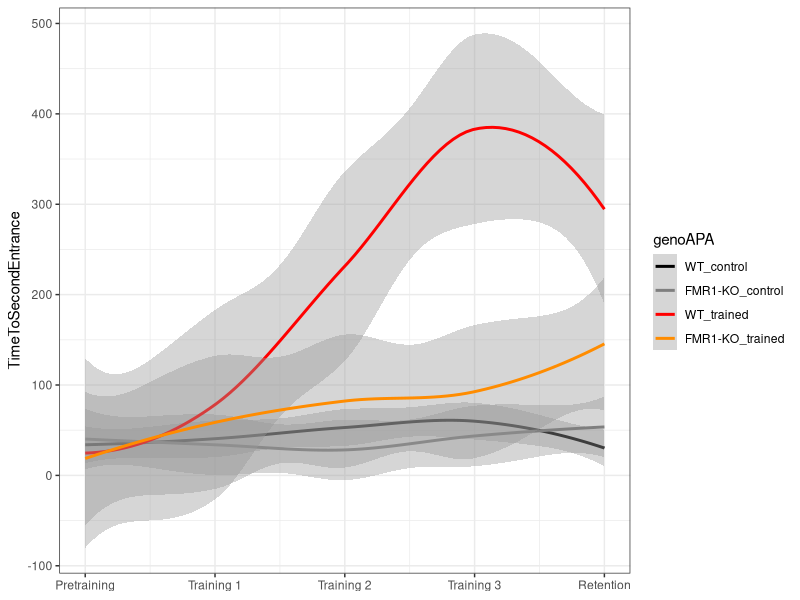
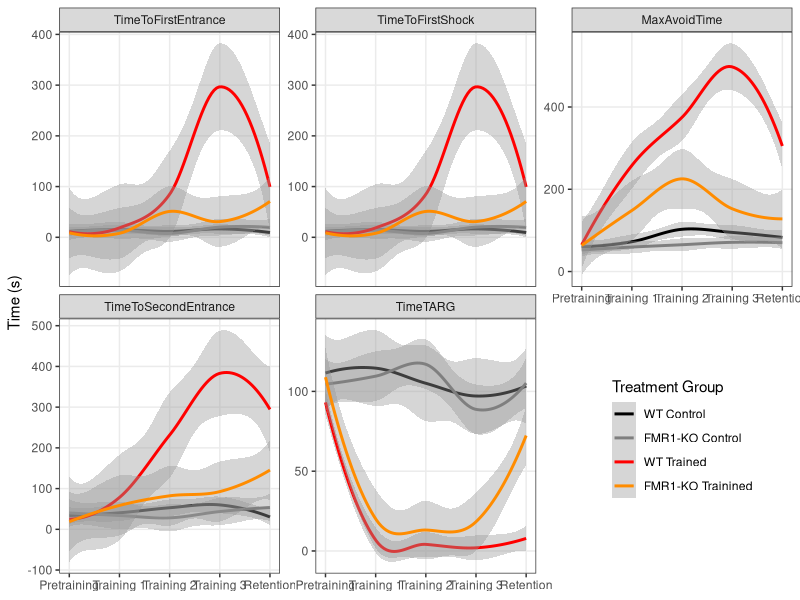
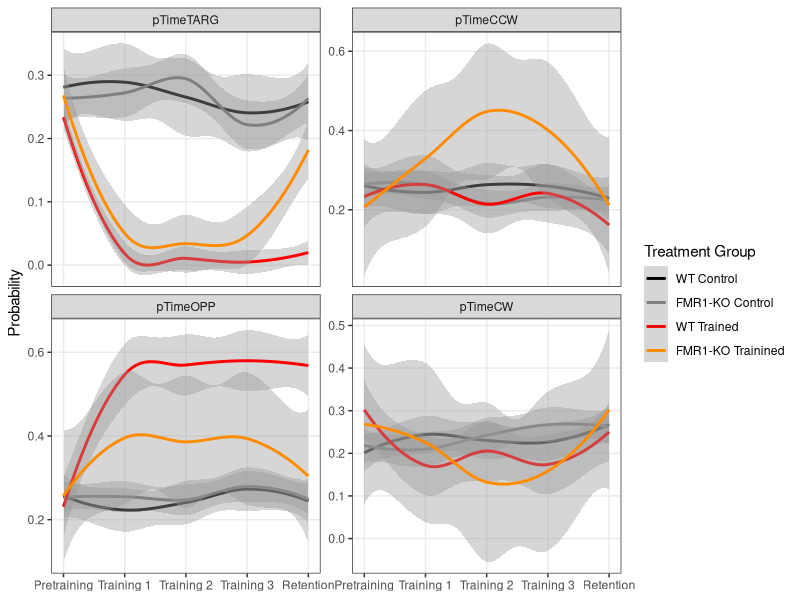
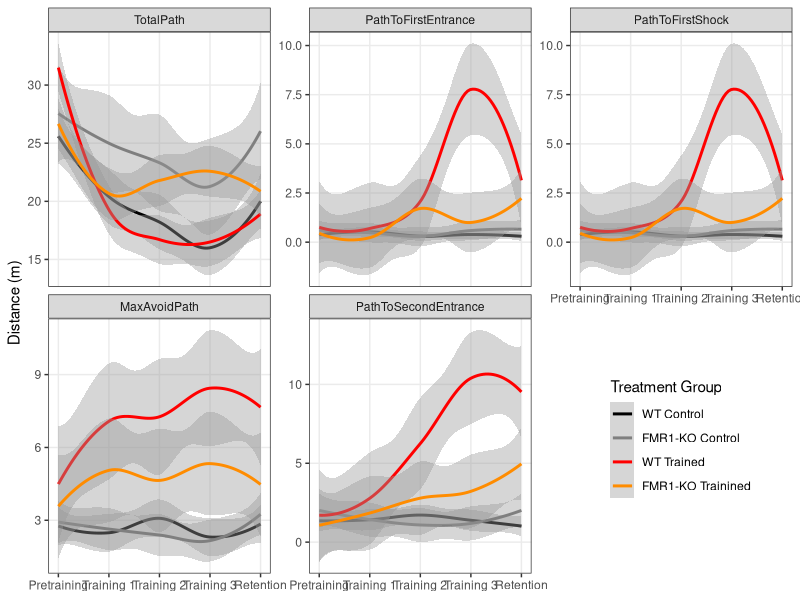
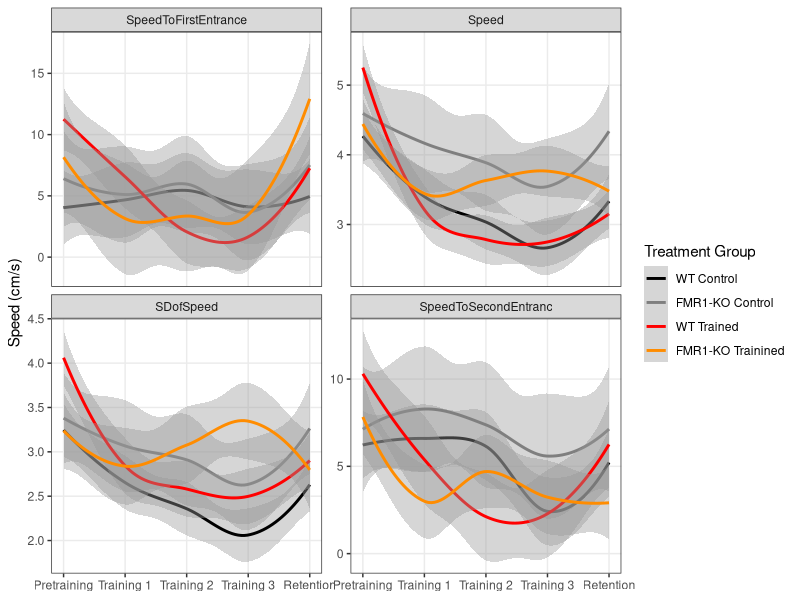
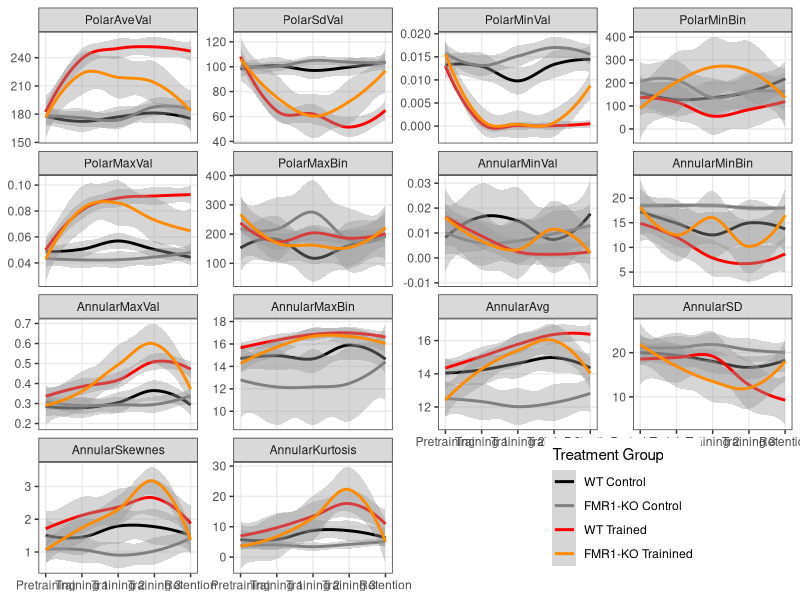
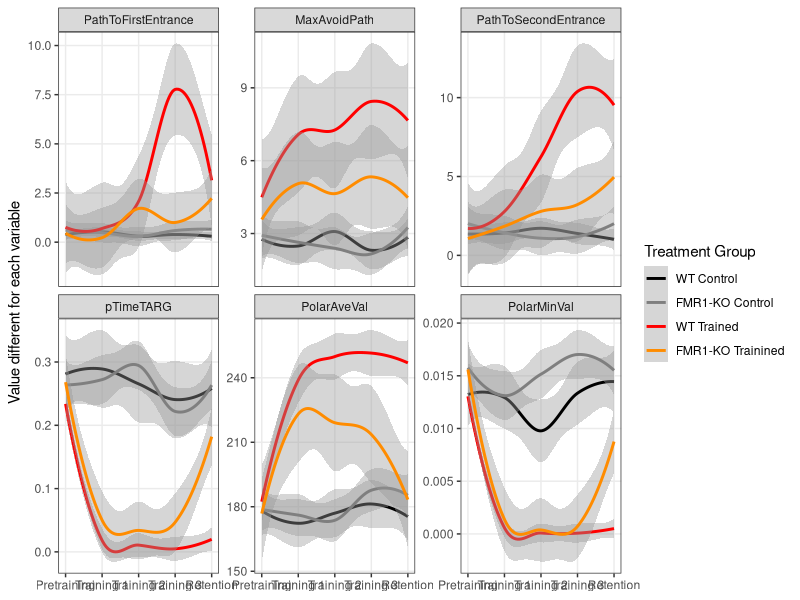
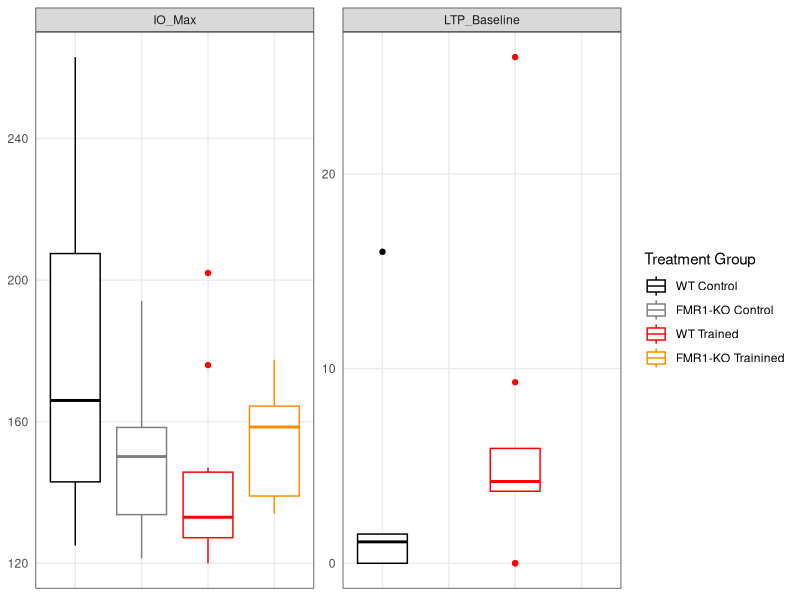

The R source for these figures, in order: (Note: this script raises an error after producing the figures.)
# Part 1: Reading and analyzing beahvior and physiology data

## load libraries -----
library(dplyr) ## for filtering and selecting rows
library(plyr) ## for renmaing factors
library(ggplot2) ## for awesome plots!
library(reshape2) #@ for melting dataframe
library(ggdendro) ## for dendrograms!!

## wrangle the raw wt and fmr1 dataframes ----

## read the data 
setwd("~/Github/qPCR-mouse/Rayna/2013/data")
wt <- read.csv("01_WTbehavephys.csv", header=TRUE, stringsAsFactors = FALSE, na.strings = c("", "ND", "N/A"))
fmr1 <- read.csv("01_FMR1behavephys.csv", header=TRUE, stringsAsFactors = FALSE, na.strings = c("", "ND", "N/A"))

## fixing columns both fmr1 and wt are as equivilent as possible
wt$filename <- as.character(paste(wt$filename, wt$X, sep="_")) ## mgerge 2 columns 

## delete obsolete columns
wt$X <- NULL 
wt$X.1 <- NULL
fmr1$X <- NULL
wt$next. <- NULL
fmr1$next. <- NULL
fmr1$PopSpike.max........mV. <- NA  ## add column
fmr1$PospSpike.Probability <- NA  ## add column
fmr1 <- fmr1[-c(75:80), ] ## removing rows
names(wt)
names(fmr1)


## create ind column with a animal name that matches qpcr (e.g "FMR1 AB" or "BL 19")
wt$ind <- wt$filename
head(wt$ind)
wt$ind <- gsub("[[:blank:]]*bl", "BL ", wt$ind) ##removed blank space then changes bl1... to BL 1...
wt$ind <- gsub("D[[:print:]]*", "", wt$ind) ## deletes the D (for Day) and everythign thereafter
wt$ind

fmr1$ind <- fmr1$filename
fmr1$ind <- gsub("RoomTrack_", "", fmr1$ind) ##remove RommTrack_"
fmr1$ind <- gsub("fmr1", "FMR1 ", fmr1$ind) ## changes to FMR1
fmr1$ind <- gsub("frm1", "FMR1 ", fmr1$ind) ## because one was typed wrong
fmr1$ind <- gsub("wildtype", "BL ", fmr1$ind) ## that one wildtype sample name
fmr1$ind <- gsub("_[ptr][[:print:]]*", "", fmr1$ind) ##deletes the rest of the filename
fmr1$ind

## rename columns
names(wt)[3] <- "TotalTime"
names(wt)[4] <- "TotalPath"
names(wt)[5] <- "Entrances"
names(wt)[6] <- "TimeToFirstEntrance"
names(wt)[7] <- "PathToFirstEntrance"
names(wt)[8] <- "SpeedToFirstEntrance"
names(wt)[9] <- "EntrancePerDistance"
names(wt)[10] <- "TotalShocks"
names(wt)[11] <- "TimeToFirstShock"
names(wt)[12] <- "PathToFirstShock"
names(wt)[13] <- "Speed"
names(wt)[14] <- "SDofSpeed"
names(wt)[15] <- "LineArity"
names(wt)[16] <- "MaxAvoidTime"
names(wt)[17] <- "MaxAvoidPath"
names(wt)[18] <- "TimeToSecondEntrance"
names(wt)[19] <- "PathToSecondEntrance"
names(wt)[20] <- "SpeedToSecondEntranc"
names(wt)[21] <- "TimeTARG"
names(wt)[22] <- "pTimeTARG"
names(wt)[23] <- "pTimeCCW"
names(wt)[24] <- "pTimeOPP"
names(wt)[25] <- "pTimeCW"
names(wt)[26] <- "RayleigLength"
names(wt)[27] <- "RayleigAngle"
names(wt)[28] <- "PolarAveVal"
names(wt)[29] <- "PolarSdVal"
names(wt)[30] <- "PolarMinVal"
names(wt)[31] <- "PolarMinBin"
names(wt)[32] <- "MinLoBin"
names(wt)[33] <- "MinHiBin"
names(wt)[34] <- "PolarMaxVal"
names(wt)[35] <- "PolarMaxBin"
names(wt)[36] <- "MaxLoBin"
names(wt)[37] <- "MaxHiBin"
names(wt)[38] <- "AnnularMinVal"
names(wt)[39] <- "AnnularMinBin"
names(wt)[40] <- "AnnularMaxVal"
names(wt)[41] <- "AnnularMaxBin"
names(wt)[42] <- "AnnularAvg"
names(wt)[43] <- "AnnularSD"
names(wt)[44] <- "AnnularSkewnes"
names(wt)[45] <- "AnnularKurtosis"
names(wt)[46] <- "ind_bad"
names(wt)[47] <- "genotype_bad"
names(wt)[48] <- "APA"
names(wt)[49] <- "TotalLocomotorActivity"
names(wt)[50] <- "LastLocomotorActivity"
names(wt)[51] <- "TotalPunishment"
names(wt)[53] <- "LastPunishment"
names(wt)[54] <- "LastTotalEntrances"
names(wt)[55] <- "T1Retention"
names(wt)[56] <- "T2Retention"
names(wt)[57] <- "IO_Max"
names(wt)[58] <- "LTP_Baseline"
names(wt)[59] <- "LTP_Baseline_SD"
names(wt) # check all good

## do same for fmr1
names(fmr1)[3] <- "TotalTime"
names(fmr1)[4] <- "TotalPath"
names(fmr1)[5] <- "Entrances"
names(fmr1)[6] <- "TimeToFirstEntrance"
names(fmr1)[7] <- "PathToFirstEntrance"
names(fmr1)[8] <- "SpeedToFirstEntrance"
names(fmr1)[9] <- "EntrancePerDistance"
names(fmr1)[10] <- "TotalShocks"
names(fmr1)[11] <- "TimeToFirstShock"
names(fmr1)[12] <- "PathToFirstShock"
names(fmr1)[13] <- "Speed"
names(fmr1)[14] <- "SDofSpeed"
names(fmr1)[15] <- "LineArity"
names(fmr1)[16] <- "MaxAvoidTime"
names(fmr1)[17] <- "MaxAvoidPath"
names(fmr1)[18] <- "TimeToSecondEntrance"
names(fmr1)[19] <- "PathToSecondEntrance"
names(fmr1)[20] <- "SpeedToSecondEntranc"
names(fmr1)[21] <- "TimeTARG"
names(fmr1)[22] <- "pTimeTARG"
names(fmr1)[23] <- "pTimeCCW"
names(fmr1)[24] <- "pTimeOPP"
names(fmr1)[25] <- "pTimeCW"
names(fmr1)[26] <- "RayleigLength"
names(fmr1)[27] <- "RayleigAngle"
names(fmr1)[28] <- "PolarAveVal"
names(fmr1)[29] <- "PolarSdVal"
names(fmr1)[30] <- "PolarMinVal"
names(fmr1)[31] <- "PolarMinBin"
names(fmr1)[32] <- "MinLoBin"
names(fmr1)[33] <- "MinHiBin"
names(fmr1)[34] <- "PolarMaxVal"
names(fmr1)[35] <- "PolarMaxBin"
names(fmr1)[36] <- "MaxLoBin"
names(fmr1)[37] <- "MaxHiBin"
names(fmr1)[38] <- "AnnularMinVal"
names(fmr1)[39] <- "AnnularMinBin"
names(fmr1)[40] <- "AnnularMaxVal"
names(fmr1)[41] <- "AnnularMaxBin"
names(fmr1)[42] <- "AnnularAvg"
names(fmr1)[43] <- "AnnularSD"
names(fmr1)[44] <- "AnnularSkewnes"
names(fmr1)[45] <- "AnnularKurtosis"
names(fmr1)[46] <- "ind_bad"
names(fmr1)[47] <- "genotype_bad"
names(fmr1)[48] <- "APA"
names(fmr1)[49] <- "TotalLocomotorActivity"
names(fmr1)[50] <- "LastLocomotorActivity"
names(fmr1)[51] <- "TotalPunishment"
names(fmr1)[53] <- "LastPunishment"
names(fmr1)[54] <- "LastTotalEntrances"
names(fmr1)[55] <- "T1Retention"
names(fmr1)[56] <- "T2Retention"
names(fmr1)[57] <- "IO_Max"
names(fmr1)[58] <- "LTP_Baseline"
names(fmr1)[59] <- "LTP_Baseline_SD"

## add columns genotype (easier for wt df than for fmr1 df)
wt$genotype <- as.factor("WT")
fmr1$genotype <- ifelse(grepl("fmr1|frm1",fmr1$filename),'FMR1-KO','WT')
fmr1$genotype <- as.factor(fmr1$genotype)

## binding, clearning, filtering, renaming, adding conditions ----

wtfmr1 <- rbind(wt, fmr1) ## combine the datasets into one
wtfmr1 <- filter(wtfmr1, grepl("Room", filename)) ## remove non-data rows
str(wtfmr1)

## making strings factors
wtfmr1$ind <- as.factor(wtfmr1$ind)  
wtfmr1$APA <- as.factor(wtfmr1$APA) 

## making a bunch of columns numeric
wtfmr1[, c(3:45, 49:56, 58:59)] <- sapply(wtfmr1[, c(3:45, 49:56, 58:59)], as.numeric)
str(wtfmr1)

## add column session with APA information
wtfmr1$session <- ifelse(grepl("pretraining|pretrain|Hab", wtfmr1$filename), "pretraining", 
                     ifelse(grepl("training1|Train1", wtfmr1$filename), "training1",
                            ifelse(grepl("training2|Train2", wtfmr1$filename), "training2",
                                   ifelse(grepl("training3|Train3", wtfmr1$filename), "training3",
                                          ifelse(grepl("retention|reten|Retest", wtfmr1$filename), "retention", "NA")))))
wtfmr1$session  ## check that all names good with no NAs                                 
wtfmr1$session <- as.factor(wtfmr1$session)  
wtfmr1$session <- factor(wtfmr1$session, levels = c("pretraining", "training1", "training2", "training3", "retention"))

### separate out the summary columns and clean up / wrangle ----
summary <- filter(wtfmr1, session == "retention")
summary <- summary[c(60:61,48,62,49:59,1)] #select and reorder columns, so animal first
names(summary)
str(summary)

## rename APA to match qpcr data
summary$APA <- revalue(summary$APA, c("untrained" = "control")) 
summary$APA <- factor(summary$APA, levels = c("control", "trained"))
summary$APA

## making a bunch of columns numeric
summary$IO_Max <- gsub("%", "", summary$IO_Max) #remove the percent sign
summary[, c(5:15)] <- sapply(summary[, c(5:15)], as.numeric)

## create genoAPA column
summary$genoAPA <- summary$genoAPA <- as.factor(paste(summary$genotype,summary$APA, sep="_"))
summary$genoAPA <- factor(summary$genoAPA, levels = c("WT_control", "FMR1-KO_control", "WT_trained", "FMR1-KO_trained"))
summary$genoAPA

### improve indiviual session dataframe ----
str(wtfmr1)
wtfmr1 <- wtfmr1[c(60:61,62,1:45)]  # removes summary columns

##create APA dataframe to add APA to wtfrm1
APA <-  summary[c(1:3)] 
wtfmr1 <- left_join(wtfmr1,APA) 
tail(wtfmr1)

## create columns for genotype*APA, genotype*APA*session, and genotype*APA*session*IND
wtfmr1$genoAPA <- wtfmr1$genoAPA <- as.factor(paste(wtfmr1$genotype,wtfmr1$APA, sep="_"))
wtfmr1$genoAPA <- factor(wtfmr1$genoAPA, levels = c("WT_control", "FMR1-KO_control", "WT_trained", "FMR1-KO_trained"))
wtfmr1$genoAPAsession <- as.factor(paste(wtfmr1$genoAPA, wtfmr1$session, sep="_")) #create genoAPAsession column
wtfmr1$genoAPAsessionInd <- as.factor(paste(wtfmr1$genoAPAsession, wtfmr1$ind, sep="_")) #create genoAPAsessionInd column
head(wtfmr1)
names(wtfmr1)

# reorders dataframe
wtfmr1 <- wtfmr1[c(1:3,5,4,51:52,6:50)]  

### melt the wtfmr1 df to make long for graphics
wtfmr1_long <- melt(wtfmr1, id=c("ind","genotype", "APA", "session", "genoAPA", "genoAPAsession", "genoAPAsessionInd", "filename"))
wtfmr1_long$value <- as.numeric(wtfmr1_long$value)
str(wtfmr1_long)

### Beahvior ggplots!!! -----
## create the color palette
FentonPalette <- c('black','grey50','red','darkorange')

## basic format to behavior of 4 groups by session stat smooth
ggplot(data=wtfmr1, aes(as.numeric(x=session), y=TimeToSecondEntrance, color=genoAPA)) + 
  stat_smooth() + theme_bw() + scale_colour_manual(values=FentonPalette) + 
  scale_x_continuous(name =NULL, 
                     labels=c("1" = "Pretraining", "2" = "Training 1", 
                              "3" = "Training 2", "4" = "Training 3", "5" = "Retention"))

## Plots of time in seconds: saved as 1_TimeMeasures
wtfmr1_long %>% 
  filter(grepl("Time", variable)) %>% 
  filter(!grepl("TotalTime|pTime", variable)) %>% 
  ggplot(aes(as.numeric(x=session), y=value, color=genoAPA)) +
  stat_smooth() + facet_wrap(~variable, scales = "free_y") +
  scale_y_continuous(name="Time (s)") + 
  scale_x_continuous(name =NULL, 
                     labels=c("1" = "Pretraining", "2" = "Training 1", 
                              "3" = "Training 2", "4" = "Training 3", "5" = "Retention")) +
  scale_colour_manual(values=FentonPalette, name="Treatment Group",
                      labels=c("WT Control", "FMR1-KO Control", "WT Trained", "FMR1-KO Trainined")) +
  theme_bw() + 
  theme(panel.grid.minor = element_blank(), legend.position = c(0.85, 0.25))

## Plots of pTime (probability): saved as 1_TimeProbability
wtfmr1_long %>% filter(grepl("pTime", variable)) %>% 
  ggplot(aes(as.numeric(x=session), y=value, color=genoAPA)) +
  stat_smooth() + facet_wrap(~variable, scales = "free_y") +
  scale_y_continuous(name="Probability") + 
  scale_x_continuous(name =NULL, 
                     labels=c("1" = "Pretraining", "2" = "Training 1", 
                              "3" = "Training 2", "4" = "Training 3", "5" = "Retention")) +
  scale_colour_manual(values=FentonPalette, name="Treatment Group",
                      labels=c("WT Control", "FMR1-KO Control", "WT Trained", "FMR1-KO Trainined")) +
  theme_bw() + 
  theme(panel.grid.minor = element_blank())

## Plots of path (distance): saved as 1_Path
wtfmr1_long %>% filter(grepl("Path", variable)) %>% 
  ggplot(aes(as.numeric(x=session), y=value, color=genoAPA)) +
  stat_smooth() + facet_wrap(~variable, scales = "free_y") +
  scale_y_continuous(name="Distance (m)") + 
  scale_x_continuous(name =NULL, 
                     labels=c("1" = "Pretraining", "2" = "Training 1", 
                              "3" = "Training 2", "4" = "Training 3", "5" = "Retention")) +
  scale_colour_manual(values=FentonPalette, name="Treatment Group",
                      labels=c("WT Control", "FMR1-KO Control", "WT Trained", "FMR1-KO Trainined")) +
  theme_bw() + 
  theme(panel.grid.minor = element_blank(), legend.position = c(0.85, 0.25))

## Plots of speed: saved as 1_Speed
wtfmr1_long %>% 
  filter(grepl("Speed|speed", variable))%>% 
  ggplot(aes(as.numeric(x=session), y=value, color=genoAPA)) +
  stat_smooth() + facet_wrap(~variable, scales = "free_y") +
  scale_y_continuous(name="Speed (cm/s)") + 
  scale_x_continuous(name =NULL, 
                     labels=c("1" = "Pretraining", "2" = "Training 1", 
                              "3" = "Training 2", "4" = "Training 3", "5" = "Retention")) +
  scale_colour_manual(values=FentonPalette, name="Treatment Group",
                      labels=c("WT Control", "FMR1-KO Control", "WT Trained", "FMR1-KO Trainined")) +
  theme_bw() + 
  theme(panel.grid.minor = element_blank())

## Other Plots of speed: Rayleight, Polar, Annular Stuff : Saved as 1-Other
wtfmr1_long %>% 
  filter(grepl("Rayleigh|Polar|Annular", variable)) %>% 
  ggplot(aes(as.numeric(x=session), y=value, color=genoAPA)) +
  stat_smooth() + facet_wrap(~variable, scales = "free_y") +
  scale_y_continuous(name=NULL) + 
  scale_x_continuous(name =NULL, 
                     labels=c("1" = "Pretraining", "2" = "Training 1", 
                              "3" = "Training 2", "4" = "Training 3", "5" = "Retention")) +
  scale_colour_manual(values=FentonPalette, name="Treatment Group",
                      labels=c("WT Control", "FMR1-KO Control", "WT Trained", "FMR1-KO Trainined")) +
  theme_bw() + 
  theme(panel.grid.minor = element_blank(),legend.position = c(0.775, 0.125))

### Favorite that show leanring diffs
## saved as 1-behaviorplots
wtfmr1_long %>% 
  filter(grepl("pTimeTARG|PolarAveVal|PolarMinVal|MaxAvoidPath|PathToFirstEntrance|PathToSecondEntrance", variable))%>% 
  ggplot(aes(as.numeric(x=session), y=value, color=genoAPA)) +
  stat_smooth() + facet_wrap(~variable, scales = "free_y") +
  scale_y_continuous(name="Value different for each variable") + 
  scale_x_continuous(name =NULL, 
                     labels=c("1" = "Pretraining", "2" = "Training 1", 
                              "3" = "Training 2", "4" = "Training 3", "5" = "Retention")) +
  scale_colour_manual(values=FentonPalette, name="Treatment Group",
                      labels=c("WT Control", "FMR1-KO Control", "WT Trained", "FMR1-KO Trainined")) +
  theme_bw() + 
  theme(panel.grid.minor = element_blank())


### Electrophysiology melting and graphing!!! ---- 

## first, melt the data
head(summary)
summary_long <- melt(summary, id=c("ind","genotype", "APA", "session", "filename", "genoAPA"))
summary_long$value <- as.numeric(summary_long$value)
str(summary_long)

## plot all the summary_long data!: saved as 1-SummaryValues
summary_long %>%
  filter(grepl("IO_Max|LTP_Baseline", variable))%>% 
  filter(!grepl("LTP_Baseline_SD", variable))%>% 
  ggplot(aes(x=genoAPA, y=value, color=genoAPA)) +
  geom_boxplot() +  facet_wrap(~variable, scales = "free_y") +
  theme_bw() +
  scale_y_continuous(name=NULL) + 
  scale_x_discrete(name=NULL) + 
  scale_colour_manual(values=FentonPalette, name="Treatment Group",
                      labels=c("WT Control", "FMR1-KO Control", "WT Trained", "FMR1-KO Trainined")) +
  theme_bw() + 
  theme(panel.grid.minor = element_blank(),
        axis.text.x = element_blank(), 
        axis.ticks = element_blank())

### Correlation plot 1 : all data for individuals ----

## first, make the data a matrix with genoAPAsessionInd as the row names
wtfmr1_matrix <- wtfmr1    #create new dataframe
rownames(wtfmr1_matrix) <- wtfmr1_matrix$genoAPAsessionInd     # set $genoAPAsessionInd as rownames
names(wtfmr1_matrix)
wtfmr1_matrix <- wtfmr1_matrix[-c(1:8,51:52)] #delete all non-numeric columns and TotalTime
head(wtfmr1_matrix)
str(wtfmr1_matrix)

## next, compute a correlation matrix and melt
wtfmrt_cormat <- round(cor(wtfmr1_matrix),2) # compute correlations
wtfmrt_cormatlong <- melt(wtfmrt_cormat) # melt
head(wtfmrt_cormatlong)

## heatmap NOT clustered!!! # Saved as 1-beahvheatmap-ind
ggplot(data = wtfmrt_cormatlong, aes(x=X1, y=X2, fill=value)) + 
  geom_tile(color = "white")+
  scale_fill_gradient2(low = "turquoise4", high = "tan4", mid = "white", 
                       midpoint = 0, limit = c(-1,1), space = "Lab", 
                       name="Pearson\nCorrelation") +
  theme_minimal()+ # minimal theme
  theme(axis.text.x = element_text(angle = 45, vjust = 1, 
                                   size = 10, hjust = 1)) +
  scale_x_discrete(name="") +
  scale_y_discrete(name="") 

col <- colorRampPalette(c("turquoise4", "white", "tan4"))(n = 299)
heatmap.2(wtfmrt_cormat, col=col, 
          density.info="none", trace="none", dendrogram=c("row"), 
          symm=F,symkey=T,symbreaks=T, scale="none")
          #cellnote = wtfmrt_cormat, notecol="black")


### Correlation plot 2 : data averaged first by group ----

## create matrix with genoAPAsession average values
wtfmr1_matrix_avg <- wtfmr1    #create new dataframe
names(wtfmr1_matrix_avg)
wtfmr1_matrix_avg <- wtfmr1_matrix_avg[-c(1:5,7:8,51:52)] #delete TotalTime and non-numeric columns EXCEPT genoAPAsession

wtfmr1_matrix_avg <- wtfmr1_matrix_avg %>% 
  group_by(genoAPAsession) %>%
  dplyr::summarise_each(funs(mean))
wtfmr1_matrix_avg <- as.data.frame(wtfmr1_matrix_avg)
rownames(wtfmr1_matrix_avg) <- wtfmr1_matrix_avg$genoAPAsession  # set $genoAPAsession as rownames
wtfmr1_matrix_avg[1] <- NULL
head(wtfmr1_matrix_avg)

## next, compute a correlation matrix and melt
wtfmr1_matrix_avg_cormat <- round(cor(wtfmr1_matrix_avg),2) # compute correlations
head(wtfmr1_matrix_avg_cormat)
wtfmr1_matrix_avg_cormatlong <- melt(wtfmr1_matrix_avg_cormat) # melt
head(wtfmr1_matrix_avg_cormatlong)

## heatmap clustered!!! # Saved as 1-heatmap-group
ggplot(data = wtfmr1_matrix_avg_cormatlong, aes(x=X1, y=X2, fill=value)) + 
  geom_tile(color = "white")+
  scale_fill_gradient2(low = "turquoise4", high = "tan4", mid = "white", 
                       midpoint = 0, limit = c(-1,1), space = "Lab", 
                       name="Pearson\nCorrelation") +
  theme_minimal()+ # minimal theme
  theme(axis.text.x = element_text(angle = 45, vjust = 1, 
                                   size = 10, hjust = 1)) +
  scale_x_discrete(name="") +
  scale_y_discrete(name="") 

heatmap.2(wtfmr1_matrix_avg_cormat, col=col, 
          density.info="none", trace="none", dendrogram=c("row"), 
          symm=F,symkey=T,symbreaks=T, scale="none")


### Not used but useful single plots ----

## simple box plot faceted by genotype colored by genotype
ggplot(data = wtfmr1, aes(x = session, y = TimeToFirstEntrance, fill=genoAPA)) +
  geom_boxplot() + facet_wrap( ~ genoAPA)
## simple box plot colored by genotype
ggplot(data = wtfmr1, aes(x = session, y = TimeToSecondEntrance, by=genoAPA, fill=genoAPA)) +
  geom_boxplot()
## line plots for every individual shown individually
ggplot(data=wtfmr1, aes(as.numeric(x=session), y=pTimeTARG, by=ind, color=genoAPA)) +
  geom_line() + facet_wrap( ~ ind)
## line plots for every individual shown by group
ggplot(data=wtfmr1, aes(as.numeric(x=session), y=TimeToSecondEntrance, by=ind, color=genoAPA)) +
  geom_line() + facet_wrap( ~ genoAPA)
## line plots for every individual shown by group colored by individual
ggplot(data=wtfmr1, aes(as.numeric(x=session), y=PathToSecondEntrance, by=ind, color=ind)) +
  geom_line() + facet_wrap(~ genoAPA) 

## Time to 2nd entrance of 4 groups by session stat smooth
ggplot(data=wtfmr1, aes(as.numeric(x=session), y=TimeToSecondEntrance, color=genoAPA)) + 
  stat_smooth() + # plots line with confidence interval
  scale_y_continuous(name="Time to 2nd Entrance (s)") + # renames x axis
  scale_x_continuous(name =NULL, #removed y axis label
                     labels=c("1" = "Pretraining", "2" = "Training 1",  # renmaes x axis labeles
                              "3" = "Training 2", "4" = "Training 3", "5" = "Retention")) +
  scale_colour_manual(values=FentonPalette, name="Treatment Group", # says use color palete, rename legend
                      labels=c("WT Control", "FMR1-KO Control", "WT Trained", "FMR1-KO Trainined")) + 
  theme_bw() # removes grey background

## some statistics ----
lm1 = lm(data=wtfmr1, TimeToSecondEntrance~genoAPA+session+genoAPA:session)
summary(lm1)
xtabs(data=wtfmr1, ~genoAPA+session)
anova(lm1)
